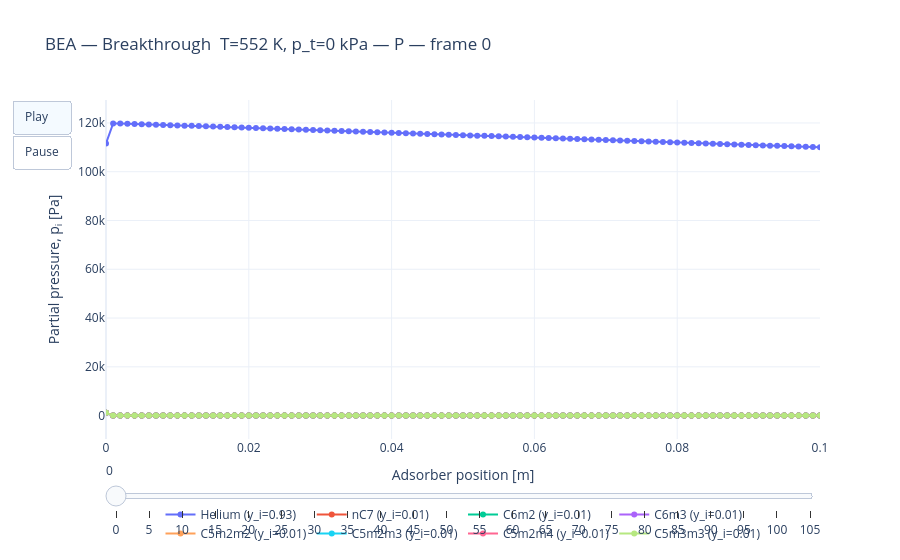

Notebook code for this chart:
### Markdown cell above
## Column animation

Use `every` to subsample frames when a run stores many blocks.

### Code cell
fig = plotter.column_animation('P', every=5)
fig
